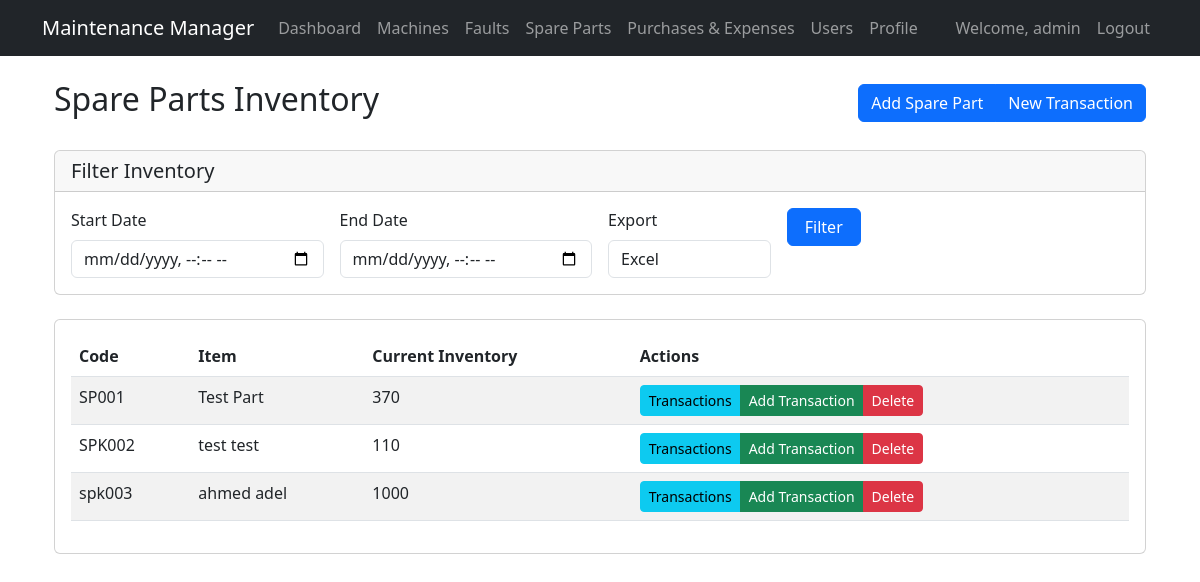
Page /spare-parts/ (signed in) on the committed database.
### maintenance/models.py (models this page shows, shortened)
class SparePart(models.Model):
    code = models.CharField(max_length=50, unique=True)
    item = models.CharField(max_length=200)
    inventory = models.IntegerField(default=0)
    created_at = models.DateTimeField(auto_now_add=True)
    updated_at = models.DateTimeField(auto_now=True)

### maintenance/views.py (the view)
# urls.py: path('spare-parts/', views.spare_parts_list, name='spare_parts_list'),
@login_required
def spare_parts_list(request):
    filter_form = SparePartsFilterForm(request.GET)
    spare_parts = SparePart.objects.all()
    if filter_form.is_valid():
        start_date = filter_form.cleaned_data['start_date']
        end_date = filter_form.cleaned_data['end_date']
        spare_part_id = filter_form.cleaned_data['spare_part']
        if start_date:
            spare_parts = spare_parts.filter(transactions__transaction_date__gte=start_date)
        if end_date:
            spare_parts = spare_parts.filter(transactions__transaction_date__lte=end_date)
        if spare_part_id:
            spare_parts = spare_parts.filter(id=spare_part_id)
    context = {
        'spare_parts': spare_parts,
        'filter_form': filter_form,
        'machines': Machine.objects.all(),
        'machines_list': Machine.objects.all()  # For transaction form
    }
    return render(request, 'maintenance/spare_parts.html', context)

### maintenance/forms.py
class SparePartsFilterForm(forms.Form):
    spare_part = forms.ModelChoiceField(
        queryset=SparePart.objects.all(),
        required=False,
        widget=forms.Select(attrs={'class': 'form-control'}),
        label='Spare Part'
    )
    start_date = forms.DateTimeField(
        required=False,
        widget=forms.DateTimeInput(attrs={'type': 'datetime-local', 'class': 'form-control'}),
        label='Start Date'
    )
    end_date = forms.DateTimeField(
        required=False,
        widget=forms.DateTimeInput(attrs={'type': 'datetime-local', 'class': 'form-control'}),
        label='End Date'
    )
    export_format = forms.ChoiceField(
        required=False,
        choices=[('excel', 'Excel'), ('pdf', 'PDF')],
        widget=forms.Select(attrs={'class': 'form-control'}),
        label='Export Format'
    )
    def __init__(self, *args, **kwargs):
        super().__init__(*args, **kwargs)
        self.fields['spare_part'].queryset = SparePart.objects.all()
        self.fields['spare_part'].label_from_instance = lambda obj: f"{obj.code} - {obj.item}"

### maintenance/models.py (called while the page is built)
    def can_add_users(self):
        return self.role and self.role.can_add_users

### templates/maintenance/spare_parts.html (shortened to what this page needs)
{% extends 'base.html' %}
{% block content %}
<div class="container mt-4">
    <div class="d-flex justify-content-between align-items-center mb-4">
        <h2>Spare Parts Inventory</h2>
        <div class="btn-group">
            <a href="{% url 'maintenance:add_spare_part' %}" class="btn btn-primary">Add Spare Part</a>
            <button type="button" class="btn btn-primary" data-bs-toggle="modal" data-bs-target="#transactionModal">
                New Transaction
            </button>
        </div>
    </div>
    <div class="card mb-4">
        <div class="card-header">
            <h5 class="card-title mb-0">Filter Inventory</h5>
        </div>
        <div class="card-body">
            <form method="get" class="row g-3">
                <div class="col-md-3">
                    <label for="{{ filter_form.start_date.id_for_label }}" class="form-label">Start Date</label>
                    {{ filter_form.start_date }}
                </div>
                <div class="col-md-3">
                    <label for="{{ filter_form.end_date.id_for_label }}" class="form-label">End Date</label>
                    {{ filter_form.end_date }}
                </div>
                <div class="col-md-2">
                    <label for="{{ filter_form.export_format.id_for_label }}" class="form-label">Export</label>
                    {{ filter_form.export_format }}
                </div>
                <div class="col-md-1">
                    <button type="submit" class="btn btn-primary w-100">Filter</button>
                </div>
            </form>
        </div>
    </div>
    <div class="card">
        <div class="card-body">
            <div class="table-responsive">
                <table class="table table-striped">
                    <thead>
                        <tr>
                            <th>Code</th>
                            <th>Item</th>
                            <th>Current Inventory</th>
                            <th>Actions</th>
                        </tr>
                    </thead>
                    <tbody>
                        {% for spare_part in spare_parts %}
                        <tr>
                            <td>{{ spare_part.code }}</td>
                            <td>{{ spare_part.item }}</td>
                            <td>{{ spare_part.inventory }}</td>
                            <td>
                                <div class="btn-group" role="group">
                                    <a href="{% url 'maintenance:spare_part_transactions' spare_part.id %}" class="btn btn-sm btn-info">Transactions</a>
                                    <a href="{% url 'maintenance:add_transaction' spare_part.id %}" class="btn btn-sm btn-success">Add Transaction</a>
                                    <a href="{% url 'maintenance:delete_spare_part' spare_part.id %}" class="btn btn-sm btn-danger" onclick="return confirm('Are you sure you want to delete this spare part?')">Delete</a>
                                </div>
                            </td>
                        </tr>
                        {% empty %}
                        <tr>
                            <td colspan="8" class="text-center">No spare parts found</td>
                        </tr>
                        {% endfor %}
                    </tbody>
                </table>
            </div>
        </div>
    </div>
</div>
{% endblock %}

### templates/base.html (shortened to what this page needs)
<!DOCTYPE html>
<html lang="en">
<head>
    <link href="https://cdn.jsdelivr.net/npm/bootstrap@5.3.0/dist/css/bootstrap.min.css" rel="stylesheet">
    <link href="https://cdn.jsdelivr.net/npm/bootstrap-icons@1.7.2/font/bootstrap-icons.css" rel="stylesheet">
    <link rel="stylesheet" href="https://cdn.jsdelivr.net/npm/flatpickr/dist/flatpickr.min.css">
</head>
<body>
    <nav class="navbar navbar-expand-lg navbar-dark bg-dark">
        <div class="container">
            <a class="navbar-brand" href="{% url 'maintenance:dashboard' %}">Maintenance Manager</a>
            <div class="collapse navbar-collapse" id="navbarNav">
                <ul class="navbar-nav me-auto">
                    <li class="nav-item">
                        <a class="nav-link" href="{% url 'maintenance:dashboard' %}">Dashboard</a>
                    </li>
                    <li class="nav-item">
                        <a class="nav-link" href="{% url 'maintenance:machines' %}">Machines</a>
                    </li>
                    <li class="nav-item">
                        <a class="nav-link" href="{% url 'maintenance:fault_list' %}">Faults</a>
                    </li>
                    <li class="nav-item">
                        <a class="nav-link" href="{% url 'maintenance:spare_parts_list' %}">Spare Parts</a>
                    </li>
                    <li class="nav-item">
                        <a class="nav-link" href="{% url 'maintenance:purchase_list' %}">Purchases & Expenses</a>
                    </li>
                    {% if user.userprofile.can_add_users %}
                    <li class="nav-item">
                        <a class="nav-link" href="{% url 'maintenance:users' %}">Users</a>
                    </li>
                    {% endif %}
                    {% if user.is_authenticated %}
                    <li class="nav-item">
                        <a class="nav-link" href="{% url 'maintenance:user_profile' %}">Profile</a>
                    </li>
                    {% endif %}
                </ul>
                <ul class="navbar-nav">
                    {% if user.is_authenticated %}
                    <li class="nav-item">
                        <span class="nav-link">Welcome, {{ user.username }}</span>
                    </li>
                    <li class="nav-item">
                        <form action="{% url 'logout' %}" method="post" class="d-inline">
                            <button type="submit" class="btn btn-link nav-link">Logout</button>
                        </form>
                    </li>
                    {% else %}
                    <li class="nav-item">
                        <a class="nav-link" href="{% url 'login' %}">Login</a>
                    </li>
                    {% endif %}
                </ul>
            </div>
        </div>
    </nav>
    <div class="container mt-4">
        {% block content %}{% endblock %}
    </div>
</body>
</html>

### rows in the picture
SparePart: code "SP001", item "Test Part", inventory "370"
SparePart: code "SPK002", item "test test", inventory "110"
SparePart: code "spk003", item "ahmed adel", inventory "1000"

### other values in the picture
{{ user.username }} "admin"
